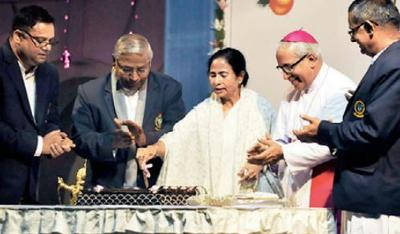
%> input picture 6th_sem/MATLAB/20th-Feb-2018/image3.jpg, 400 x 234 px
$ octave animage7.m   (GNU Octave 9; MATLAB toolbox functions it lacks are replaced by stand-ins)
%> lines starting %> are read from the running program, lines starting %| are printed output that depends on the picture
%animage7.m : Write a program to take reflection of an image along along x-axis and then y-axis
%wise
clc;
close all;
clear all;
file1=input('\nEnter Input Image File Name=','s');
%> the answer given: image3.jpg
file2=input('Enter Output Image File Name=','s');
%> the answer given: out.png
x=imread(file1);
%> x is the input picture: size 234x400x3 uint8; mean R, G, B 131.7, 124.1, 122.7
[r,c,d]=size(x);
%> r = 234; c = 400; d = 3
y=x; % To copy input image pixel into y
y(r+1:2*r,1:c,1:d)=x(r:-1:1,1:c,1:d); % To take reflection along y-axis
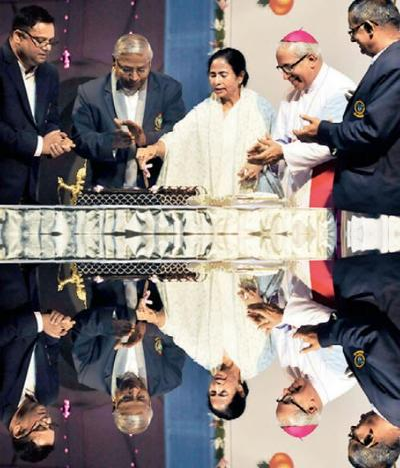
%> y: size 468x400x3 uint8; mean R, G, B 131.7, 124.1, 122.7
y(1:2*r,c+1:2*c,1:d)=y(1:2*r,c:-1:1,1:d); % To reflection along x-axis
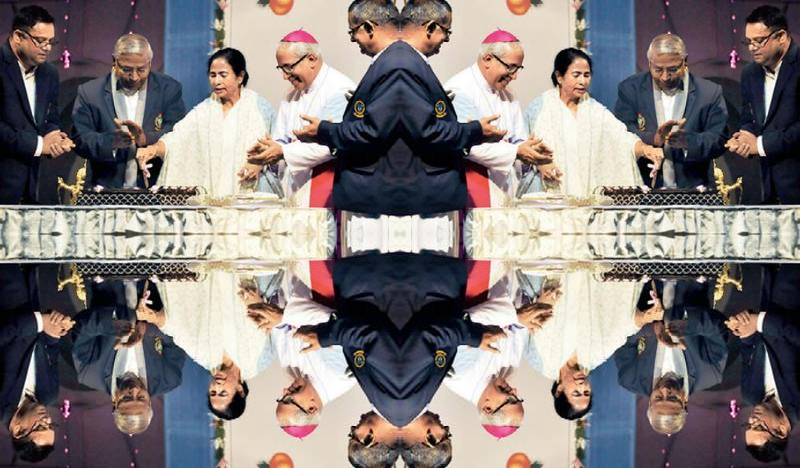
%> y: size 468x800x3 uint8; mean R, G, B 131.7, 124.1, 122.7
imshow(y);
imwrite(y,file2);
%End of program
